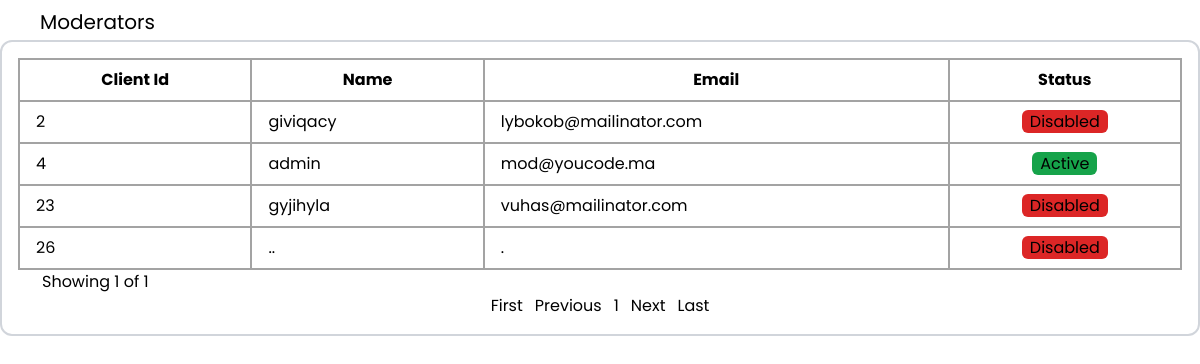
Screenshot of /src/pages/mods.php (signed in) with the database file from the repository.
### tables this page shows
CREATE TABLE `users` (
  `userId` int(11) NOT NULL,
  `userName` varchar(50) NOT NULL,
  `userEmail` varchar(300) NOT NULL,
  `userPassword` mediumblob NOT NULL,
  `isVerified` int(11) NOT NULL DEFAULT 0,
  `roleId` int(11) NOT NULL
);

### src/pages/mods.php (the view, shortened to what this page needs)
<?php
include("../includes/conn.php");
?>
<!DOCTYPE html>
<html lang="en">
<head>
</head>
<body>
    <div class="flex flex-col justify-end items-start h-[100vh]">
        <div class="flex pl-8">
            <p class="border-gray-300 rounded-t-lg p-2 pb-1 text-xl">Moderators</p>
        </div>
        <div class="border-2 border-gray-300 rounded-xl h-[90vh] flex">
            <div id="mods" class="flex flex-col justify-between w-full p-4">
                <?php
                $role = 2;
                $records = $conn->query("SELECT * FROM users WHERE roleId = $role");
                $rows = $records->num_rows;
                $start = 0;
                $rows_per_page = 8;
                $select = "SELECT * FROM users WHERE roleId = ? LIMIT ?,?";
                $stmt = $conn->prepare($select);
                $stmt->bind_param("iii", $role, $start, $rows_per_page);
                $stmt->execute();
                $result = $stmt->get_result();
                $pages = ceil($rows / $rows_per_page);
                if ($rows > 0) {
                    echo '
        <table class="border-collapse table-fixed w-full ">
            <thead class="border">
                <tr class="border-2">
                    <th class="w-1/5 px-4 py-2 border-2 border-[#A3A3A3] text-xs md:text-base">Client Id</th>
                    <th class="w-1/5 px-4 py-2 border-2 border-[#A3A3A3] text-xs md:text-base">Name</th>
                    <th class="w-2/5 px-4 py-2 border-2 border-[#A3A3A3] text-xs md:text-base">Email</th>
                    <th class="w-1/5 px-4 py-2 border-2 border-[#A3A3A3] text-xs md:text-base">Status</th>
                </tr>
            </thead>
            <tbody>';
                    while ($row = mysqli_fetch_assoc($result)) {
                        $name = htmlspecialchars($row['userName']);
                        $id = htmlspecialchars($row['userId']);
                        $email = htmlspecialchars($row['userEmail']);
                        $status = htmlspecialchars($row['isVerified']);
                        echo '
                <tr>
                    <td class="px-4 py-2 border-2 border-[#A3A3A3] text-xs md:text-base">' . $id . '</td>
                    <td class="px-4 py-2 border-2 border-[#A3A3A3] text-xs md:text-base">' . $name . '</td>
                    <td class="px-4 py-2 border-2 border-[#A3A3A3] text-xs md:text-base">' . $email . '</td>
            ';
                        if ($status == 1) {
                            echo '
                    <td class="px-4 py-2 border-2 border-[#A3A3A3] text-xs md:text-base text-center">
                        <a href="changestatus.php?id=' . $id . '&status=' . $status . '" class="p px-2 rounded-md bg-green-600"> Active </a>
                    </td>';
                        } else {
                            echo '
                    <td class="px-4 py-2 border-2 border-[#A3A3A3] text-xs md:text-base text-center">
                        <a href="changestatus.php?id=' . $id . '&status=' . $status . '" class="p px-2 rounded-md bg-red-600"> Disabled </a>
                    </td>';
                        }
                        echo '</tr>';
                    }
                    echo '
            </tbody>
        </table>
        ';
                } else {
                    echo 'No client accounts in database';
                }
                ?>
                <div>
                    <div class="pl-6">
                        <?php
                        if (!isset($_GET['page'])) {
                            $page = 1;
                        } else {
                            $page = $_GET['page'];
                        }
                        ?>
                        Showing <?php echo $page ?> of <?php echo $pages ?>
                    </div>
                    <div class="flex flex-row justify-center items-center gap-3">
                        <a href="?page=1">First</a>
                        <?php if (isset($_GET['page']) && $_GET['page'] > 1) { ?>
                            <a href="?page=<?php echo $_GET['page'] - 1 ?>">Previous</a>
                        <?php } else { ?>
                            <a class="cursor-pointer">Previous</a>
                        <?php } ?>
                        <?php
                        for ($i = 1; $i <= $pages; $i++) {
                        ?>
                            <a href="?page=<?php echo $i ?>" class=""><?php echo $i ?></a>
                        <?php
                        }
                        ?>
                        <?php
                        if (!isset($_GET['page'])) {
                            if ($pages == 1) {
                        ?>
                                <a class="cursor-pointer">Next</a>
                            <?php } else { ?>
                                <a href="?page=2">Next</a>
                            <?php } ?>
                        <?php } elseif ($_GET['page'] >= $pages) { ?>
                            <a class="cursor-pointer">Next</a>
                        <?php } else { ?>
                            <a href="?page=<?php echo $_GET['page'] + 1 ?>">Next</a>
                        <?php }
                        ?>
                        <a href="?page=<?php echo $pages ?>">Last</a>
                    </div>
                </div>
            </div>
        </div>
    </div>
</body>
</html>

### rows the page displays
users: userId "2", userName "giviqacy", userEmail "lybokob@mailinator.com"
users: userId "4", userName "admin", userEmail "mod@youcode.ma"
users: userId "23", userName "gyjihyla", userEmail "vuhas@mailinator.com"
users: userId "26", userName "..", userEmail "."

### other values shown
$page "1"
$pages "1"
